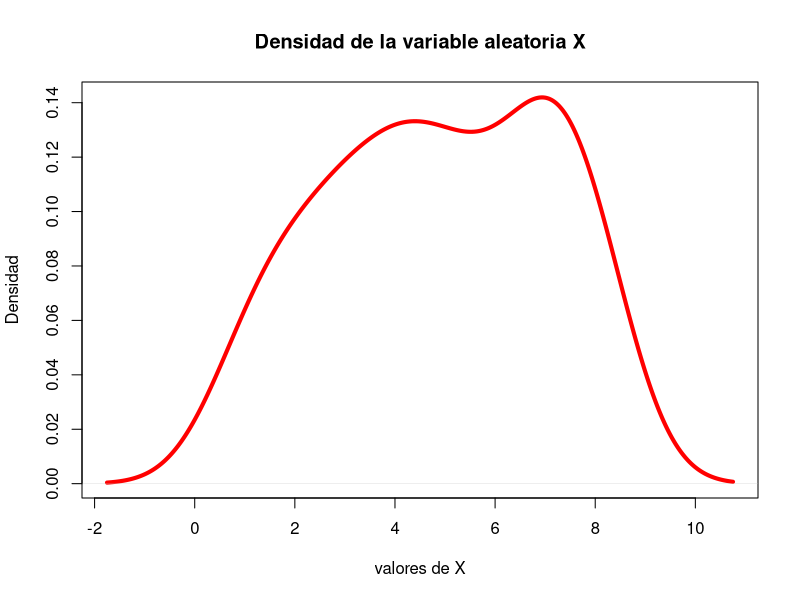

Here is the R script that generated this plot:
## ---- chunk 1
x<- sample(1:8,50,replace = TRUE)
## ---- chunk 2
plot(density(x), main="Densidad de la variable aleatoria X", xlab="valores de X", ylab="Densidad", lwd=4, col="red")

